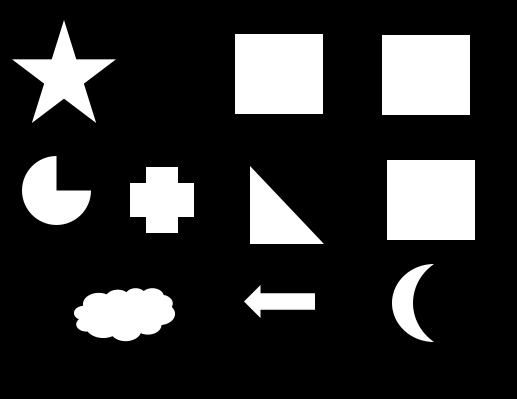
#> input picture formas.png, 517 x 399 px
$ python contador.py
#> lines starting #> are read from the running program, lines starting #| are printed output that depends on the picture; after the words box and inside, x2 and y2 are one past the last pixel; in counts of white or black regions, pixels touching at a corner belong together
# Importações das Bibliotecas.
import cv2
import numpy as np
from matplotlib import pyplot as plt

# Importa a imagem.
imagem = cv2.imread('formas.png')
#> imagem is the input picture: shape (399, 517, 3); min 0, max 255, mean 49.6

# Converte a imagem para escala de cinza.
cinza = cv2.cvtColor(imagem, cv2.COLOR_BGR2GRAY)

# Define o limite de cinza da imagem.
_, threshold = cv2.threshold(cinza, 127, 255, cv2.THRESH_BINARY)
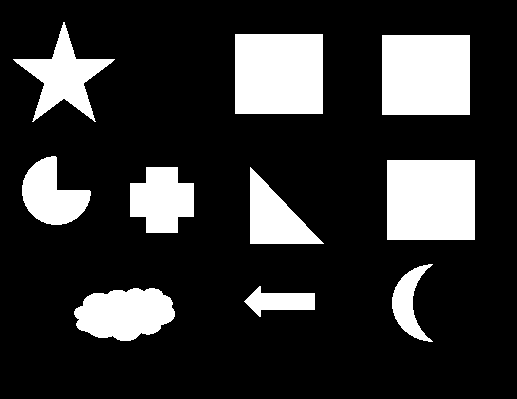
#> threshold: shape (399, 517); 19.5% white; 10 white regions

# Chama a função findCountours para detectar as formas geométricas.
contornos, _ = cv2.findContours(threshold, cv2.RETR_TREE, cv2.CHAIN_APPROX_SIMPLE)
#> contornos = 10 contours; largest, box (x1, y1, x2, y2) and area: (387, 160, 475, 240) 6873, (382, 35, 470, 115) 6873, (235, 34, 323, 114) 6873, (74, 288, 175, 341) 3901, (13, 22, 115, 122) 3339

# Variável para contar o número da forma geométrica.
quantidade = 0

# Itera o vetor de figuras.
for contorno in contornos:

    # Incrementa o número da forma geométrica.
    quantidade = quantidade + 1

    # Desenha o contorno na forma geométrica.
    cv2.drawContours(imagem, [contorno], 0, (0, 0, 255), 2)

    # Encontra o ponto central da imagem.
    M = cv2.moments(contorno)
    if M['m00'] != 0.0:
        x = int(M['m10']/M['m00'])
        y = int(M['m01']/M['m00'])

    # Escreve o número correspondente da forma geométrica.
    cv2.putText(imagem, str(quantidade), (x + 50, y + 30), cv2.FONT_HERSHEY_SIMPLEX, 0.6, (0, 255, 0), 2)
#> this loop made 10 passes
#> (contorno, x, y) on passes 6, 8, 9: ([[387, 160], [387, 239], [474, 239], [474, 160]], 430, 199), ([[382, 35], [382, 114], [469, 114], [469, 35]], 425, 74), ([[235, 34], [235, 113], [322, 113], [322, 34]], 278, 73)
#> (x, y) on passes 1, 2, 3, 4, 5, 7: (124, 313), (279, 301), (407, 302), (274, 217), (161, 199), (51, 194)
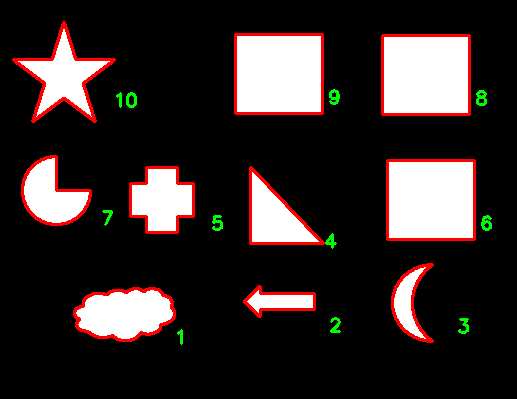
#> imagem: shape (399, 517, 3); 4.75% of pixels changed, all inside (x1, y1, x2, y2) = (12, 21, 492, 345)
#> after the loop, quantidade = 10

# Mostra a imagem.
cv2.imshow('Contador de Formas Geometricas', imagem)

# Mostra o número de formas geométricas no terminal.
print("Número de formas geométricas: ", len(contornos))
#| Número de formas geométricas:  10

# Aguarda uma entrada para encerrar a execução.
cv2.waitKey(0)

# Encerra a execução.
cv2.destroyAllWindows()
